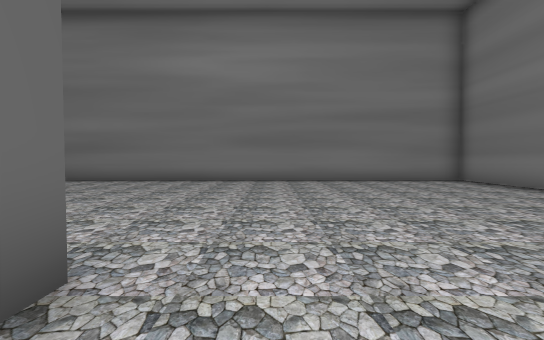
[1] (above)

24 first-person views from a walk through a Unity game level. The camera is 1.4 m above the floor, tilts 2° down and sees 85° across. The floor is counted in squares, 2 m on a side. Each view is taken from the middle of a square. On the plan, view 1 faces up. The plan holds only what a view shows up to about 10 squares ahead; the rest is blank. The place goes on beyond the plan. The player is left out.

[2]
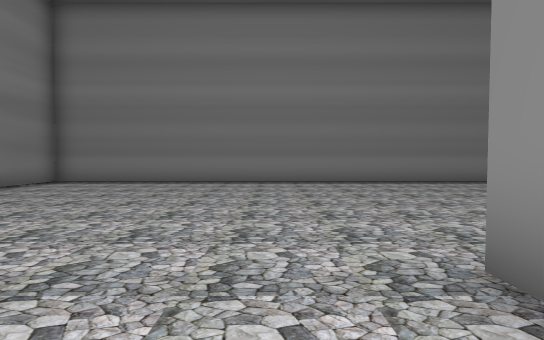

[3]
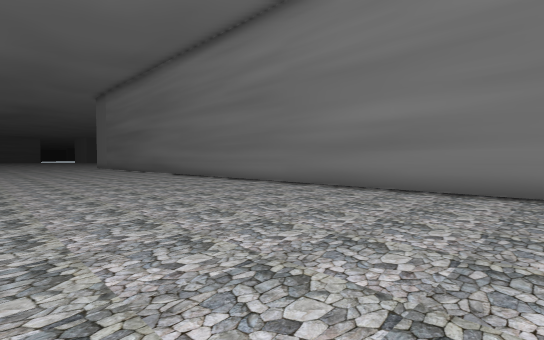

[4]
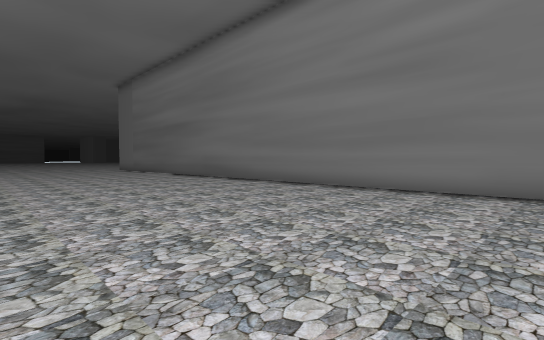

[5]
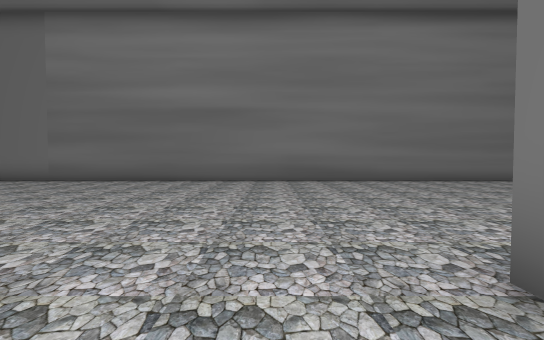

[6]
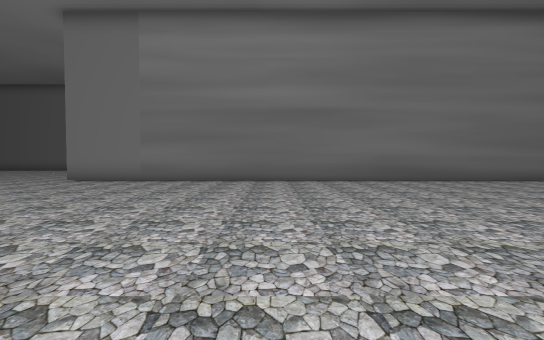

[7]
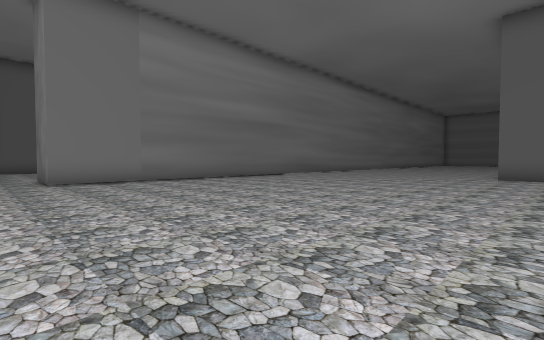

[8]
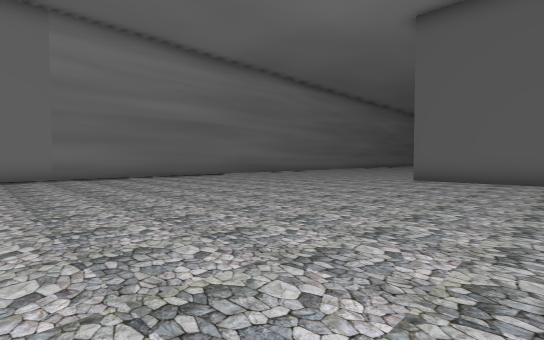

[9]
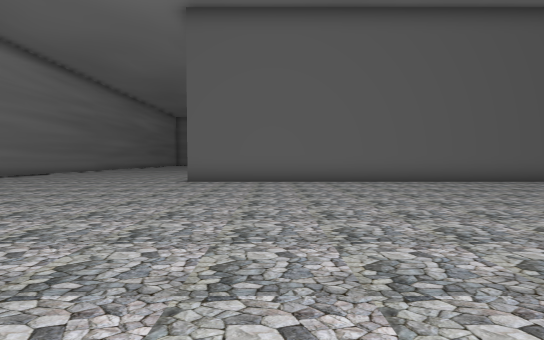

[10]
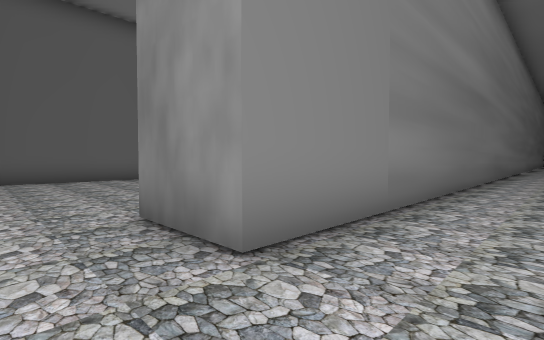

[11]
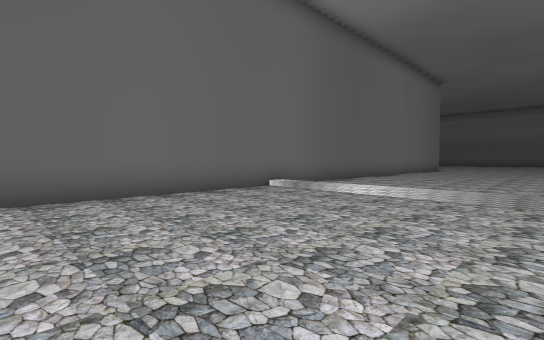

[12]
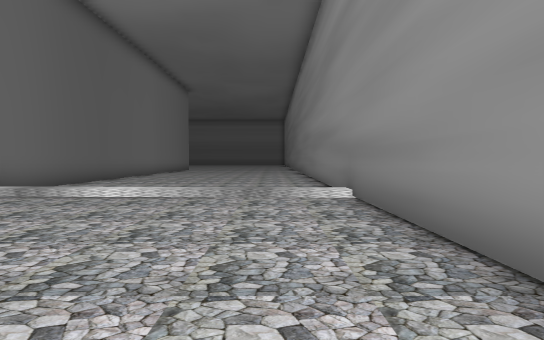

[13]
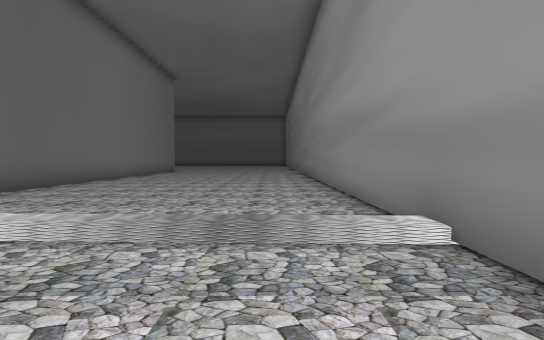

[14]
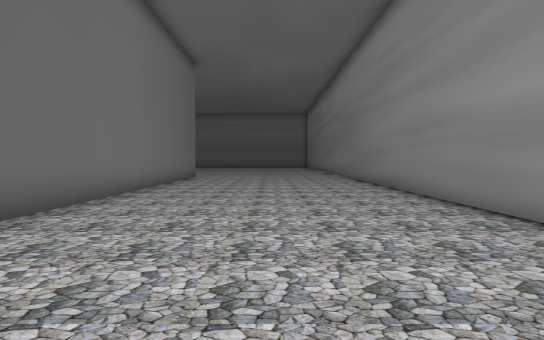

[15]
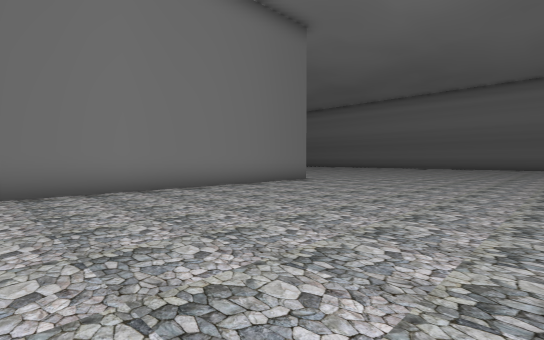

[16]
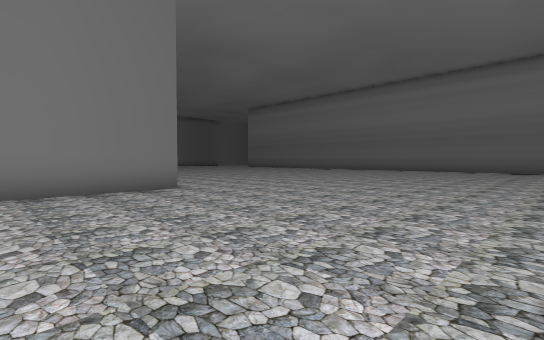

[17]
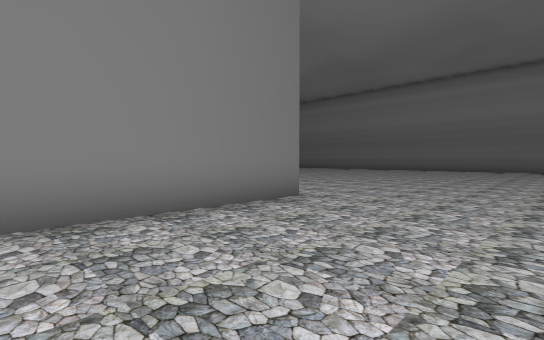

[18]
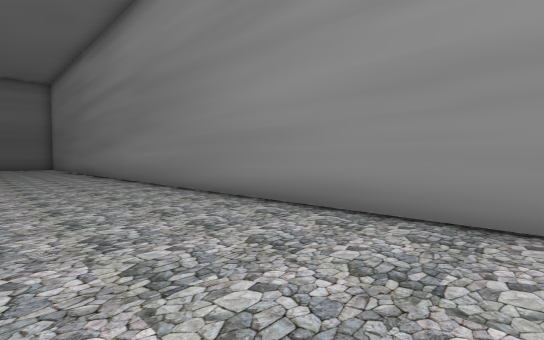

[19]
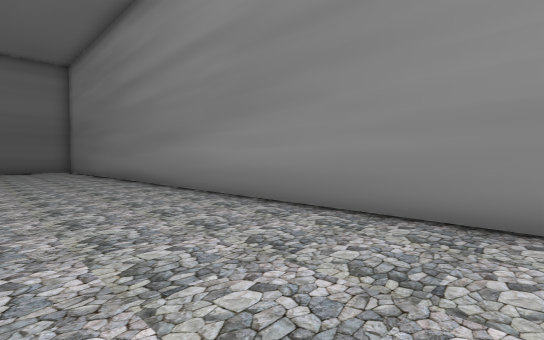

[20]
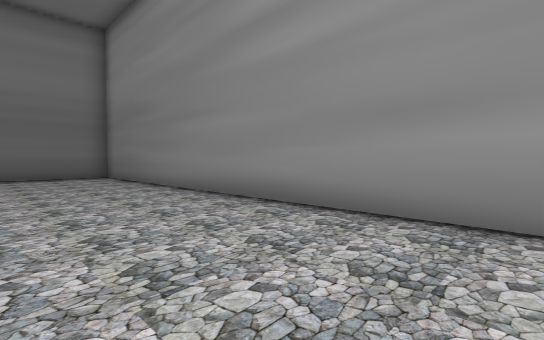

[21]
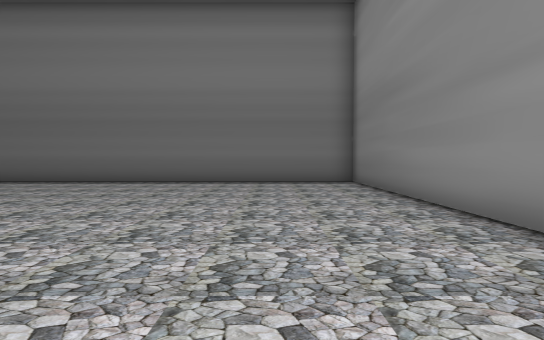

[22]
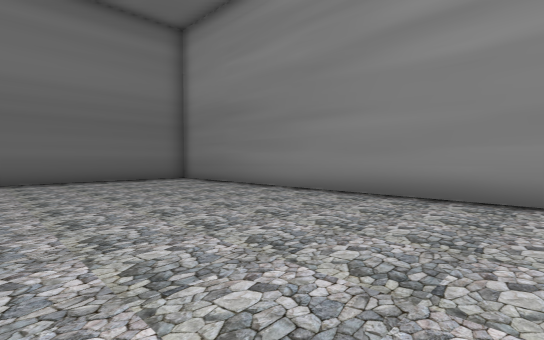

[23]
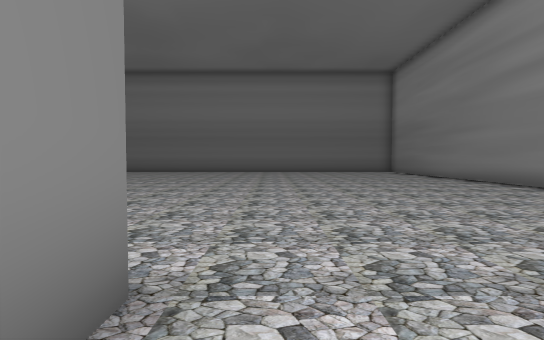

[24]
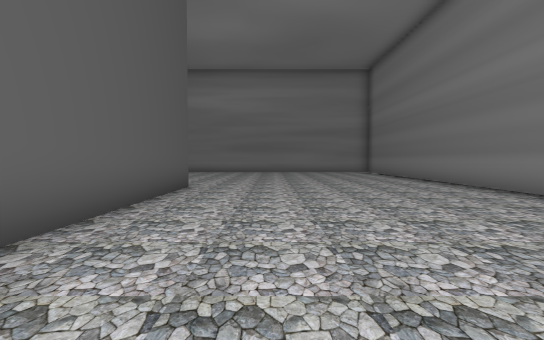

### Floor plan
Points are (right, up) in squares from view 1. A wall is a line through its corners. A room is listed if a view was taken in it or the views show most of it. See-through windows are left out.
Room 1 (views 1, 2, 3, 4, 5, 6, 7, 8, 9, 10, 24)
walls: (-17.6, -6.5) (-17.6, 1.8); (-1.6, 1.7) (-1.2, 1.7) (-1.2, -3.8); (6.1, -3.6) (6.1, 9.6) (-28.7, 9.6) (-28.7, 11.6)
ways out: opening at (-29.5, 10.5) to room 2
Room 2 (views 11, 12, 13, 14, 15, 16, 17, 18, 19, 20, 21, 22, 23)
walls: (-8.5, 18.7) (-29.6, 18.7); (-27.5, 11.5) (6.1, 11.5) (6.1, 19.5)
ways out: opening at (-29.5, 10.5) to room 1

Where each view was taken, in squares from view 1:
view 1: 0 up, 0 right, facing up
view 2: 3 up, 3 left, facing right
view 3: 3 up, 3 left, facing up-left
view 4: 3 up, 8 left, facing up-left
view 5: 0 up, 19 left, facing up
view 6: 0 up, 22 left, facing up
view 7: 0 up, 30 left, facing up-right
view 8: 2 down, 28 left, facing up-right
view 9: 1 down, 27 left, facing right
view 10: 8 up, 30 left, facing up-right
view 11: 13 up, 29 left, facing up-right
view 12: 13 up, 29 left, facing right
view 13: 13 up, 26 left, facing right
view 14: 15 up, 23 left, facing right
view 15: 12 up, 17 left, facing up-right
view 16: 12 up, 12 left, facing up-right
view 17: 15 up, 13 left, facing up-right
view 18: 15 up, 17 left, facing down-right
view 19: 15 up, 12 left, facing down-right
view 20: 15 up, 6 left, facing down-right
view 21: 14 up, 3 left, facing right
view 22: 17 up, 4 left, facing down-right
view 23: 18 up, 10 left, facing right
view 24: 6 down, 1 right, facing up
